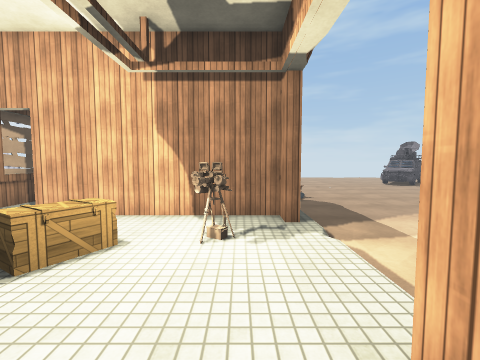
View 1 (above)

12 first-person views from a walk through a scene from a Unity 3-D project. The camera is 1.5 m above the floor, tilts 4° down and sees 90° across. Doors are open. The floor is counted in squares, 1 m on a side. Each view is taken from the middle of a square. On the plan, view 1 faces up. The plan holds only what a view shows up to about 13 squares ahead; the rest is blank. The place goes on beyond the plan. The player is left out. Surface patterns are stand-ins for the level's own textures.

View 2
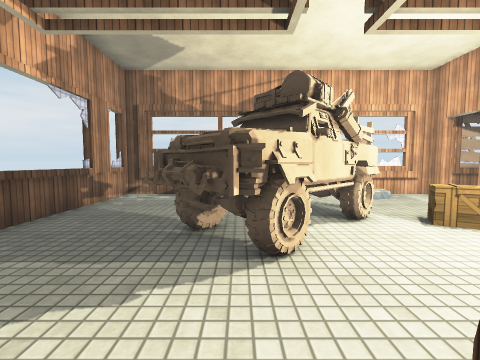

View 3
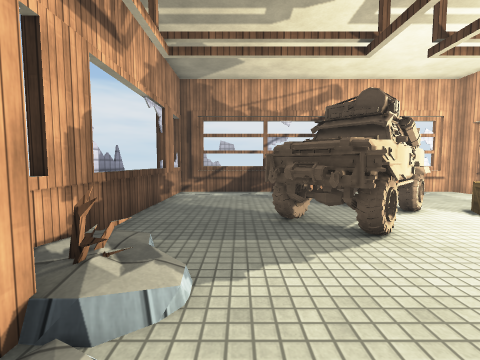

View 4
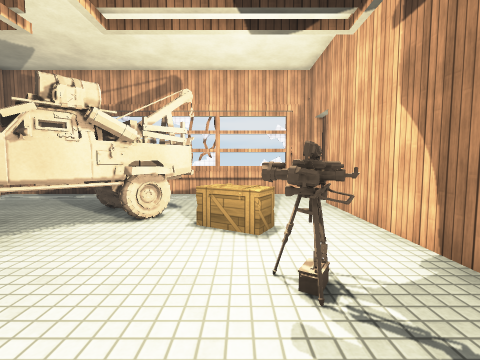

View 5
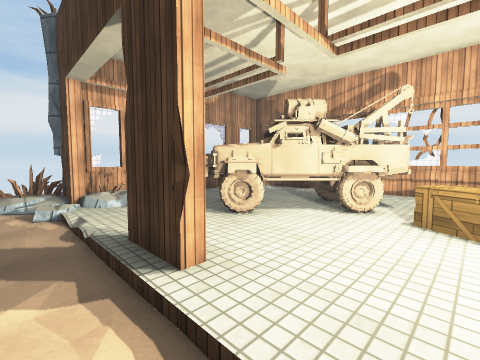

View 6
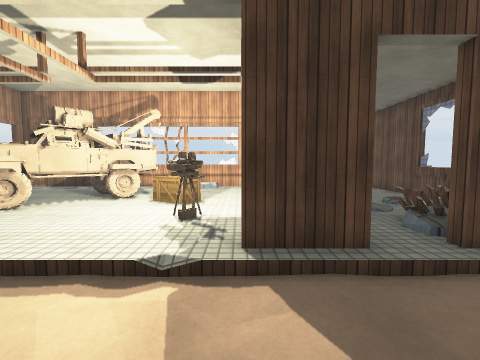

View 7
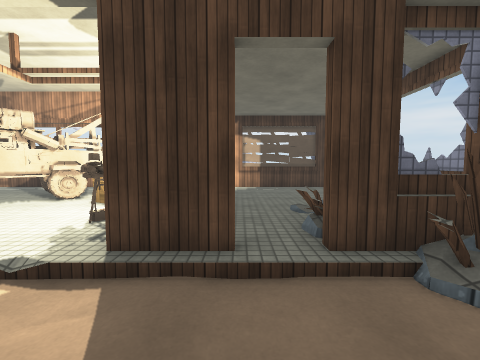

View 8
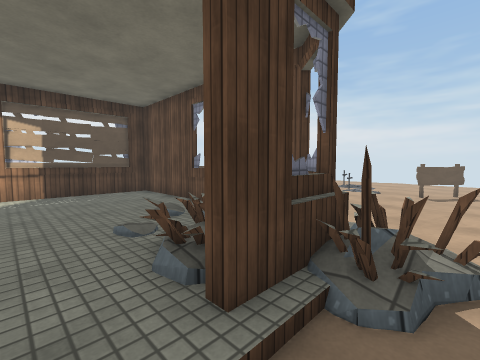

View 9
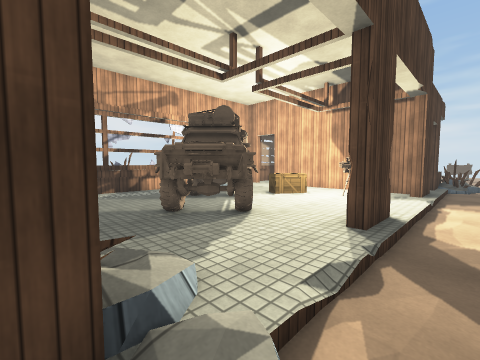

View 10
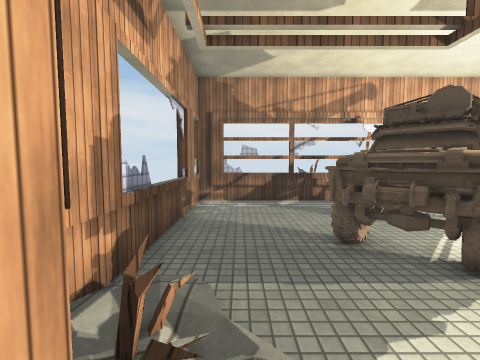

View 11
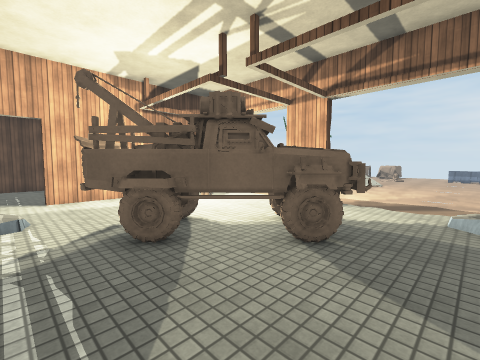

View 12
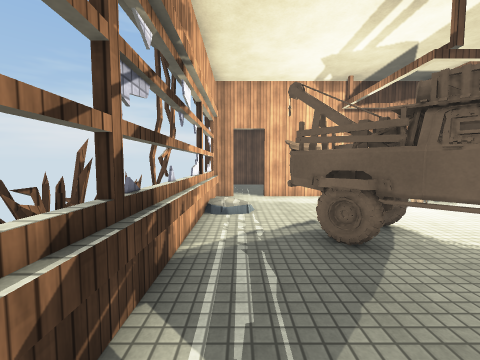

### Floor plan
Key: @ floor where view 1 was taken; # wall or solid block; x gap in a wall; . main floor; - floor 0.25 m lower than the main floor; / step, stairs or slope; D open door; = window, fence, low wall or low ledge; ^ raised ledge; C crate; O other object.
Columns run from 11 left of view 1 to 5 right of it. Each row starts with its distance up from view 1.
 13    #####^ ^##
 12    #...  =  #==
 11    #.....== ###
 10    O......==##-
  9    #......==#/
  8    #........x/- -
  7    #.x#######/
  6    #........//  -
  5    =/...C.#../
  4    =/...CC#../-
  3  =##...OC..../
  2 ==#=..OOO..../
  1  = =.OOOO...#/
  0  =#=..OOOOO@#/
 -1  ##=...OOOO.D/
 -2   ##....OOO.D/
 -3    =........D/-
 -4    =........D/
 -5    #...... =##-
 -6    #=#^^^^#^##=
 -7             ===
 -8               =

Where each view was taken, in squares from view 1:
view 1: 0 up, 0 right, facing up
view 2: 1 down, 2 right, facing left
view 3: 3 down, 3 right, facing left
view 4: 4 up, 2 right, facing left
view 5: 4 up, 3 right, facing down-left
view 6: 6 up, 5 right, facing left
view 7: 8 up, 5 right, facing left
view 8: 8 up, 3 right, facing up-left
view 9: 5 down, 3 right, facing up-left
view 10: 4 down, 2 right, facing left
view 11: 4 down, 7 left, facing up-right
view 12: 4 down, 7 left, facing up
